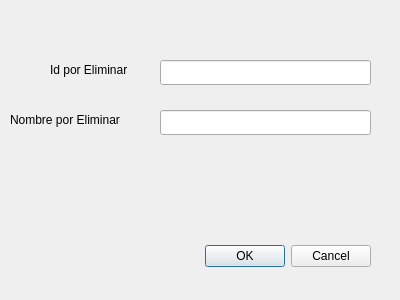
<?xml version="1.0" encoding="UTF-8"?>
<ui version="4.0">
 <class>deleteProduct</class>
 <widget class="QDialog" name="deleteProduct">
  <property name="geometry">
   <rect>
    <x>0</x>
    <y>0</y>
    <width>400</width>
    <height>300</height>
   </rect>
  </property>
  <property name="windowTitle">
   <string>Dialog</string>
  </property>
  <widget class="QDialogButtonBox" name="buttonBox">
   <property name="geometry">
    <rect>
     <x>30</x>
     <y>240</y>
     <width>341</width>
     <height>32</height>
    </rect>
   </property>
   <property name="orientation">
    <enum>Qt::Horizontal</enum>
   </property>
   <property name="standardButtons">
    <set>QDialogButtonBox::Cancel|QDialogButtonBox::Ok</set>
   </property>
  </widget>
  <widget class="QLabel" name="labelIdEliminar">
   <property name="geometry">
    <rect>
     <x>50</x>
     <y>60</y>
     <width>101</width>
     <height>20</height>
    </rect>
   </property>
   <property name="text">
    <string>Id por Eliminar</string>
   </property>
  </widget>
  <widget class="QLabel" name="labelNombreEliminar">
   <property name="geometry">
    <rect>
     <x>10</x>
     <y>110</y>
     <width>141</width>
     <height>20</height>
    </rect>
   </property>
   <property name="text">
    <string>Nombre por Eliminar</string>
   </property>
  </widget>
  <widget class="QLineEdit" name="lineIdEliminar">
   <property name="geometry">
    <rect>
     <x>160</x>
     <y>60</y>
     <width>211</width>
     <height>25</height>
    </rect>
   </property>
  </widget>
  <widget class="QLineEdit" name="lineNombreEliminar">
   <property name="geometry">
    <rect>
     <x>160</x>
     <y>110</y>
     <width>211</width>
     <height>25</height>
    </rect>
   </property>
  </widget>
 </widget>
 <resources/>
 <connections>
  <connection>
   <sender>buttonBox</sender>
   <signal>accepted()</signal>
   <receiver>deleteProduct</receiver>
   <slot>accept()</slot>
   <hints>
    <hint type="sourcelabel">
     <x>248</x>
     <y>254</y>
    </hint>
    <hint type="destinationlabel">
     <x>157</x>
     <y>274</y>
    </hint>
   </hints>
  </connection>
  <connection>
   <sender>buttonBox</sender>
   <signal>rejected()</signal>
   <receiver>deleteProduct</receiver>
   <slot>reject()</slot>
   <hints>
    <hint type="sourcelabel">
     <x>316</x>
     <y>260</y>
    </hint>
    <hint type="destinationlabel">
     <x>286</x>
     <y>274</y>
    </hint>
   </hints>
  </connection>
 </connections>
</ui>
